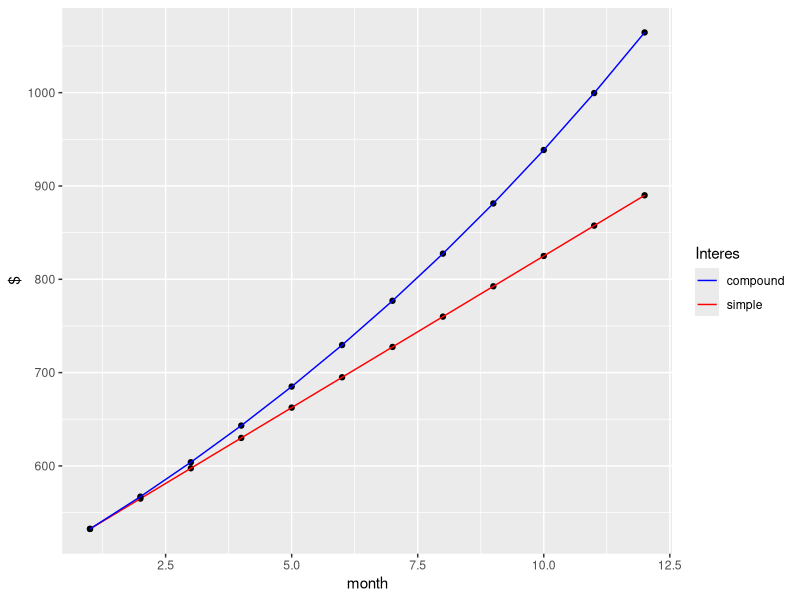

Recreate this plot in R.
# https://gist.github.com/juanchiem/08cc1c49c019347da5dc45203587e6b1
library(tidyverse)

month <- 1:12
rate <- 78/12/100 # 78/12
initial_cap <- 500

simp_int <- initial_cap + (initial_cap*rate)*month
comp_int <- initial_cap*(1+rate)^(month)

df <- data.frame(month, simp_int, comp_int) 
df

df %>% 
ggplot() +
  aes(x=month)+
  geom_point(aes(y=simp_int)) +
  geom_line(aes(y=simp_int, col="simple")) +
  geom_point(aes(y=comp_int))+
  geom_line(aes(y=comp_int, col="compound"))+
  scale_color_manual("Interes", 
                     values = c("simple"="red",
                                "compound"="blue")) + 
  labs(y="$") 